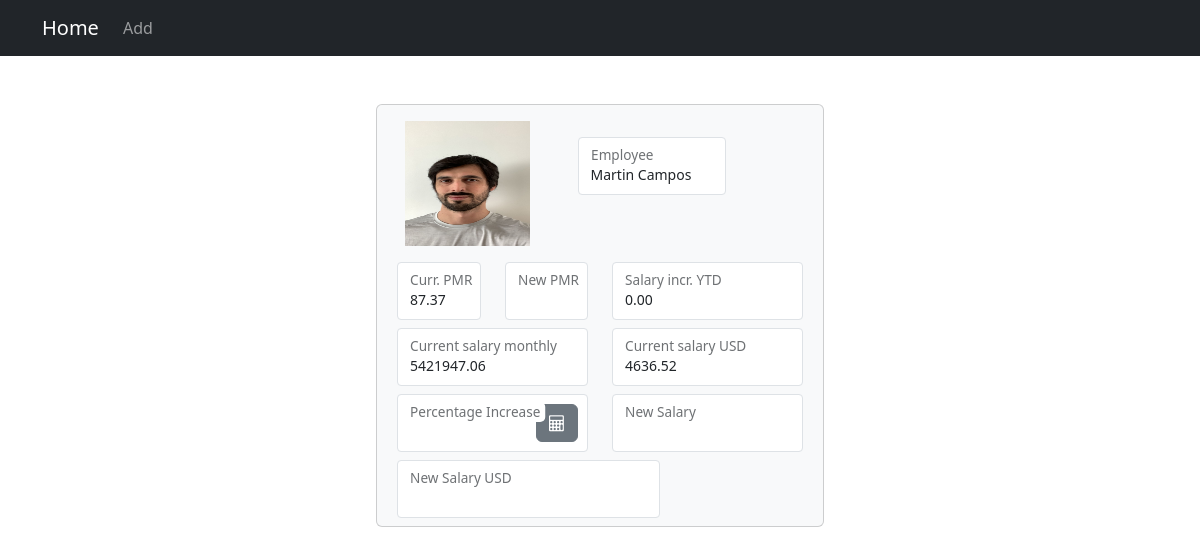
/employee/17/increase, run on the app's committed database.
### employees/models.py (models this page shows, shortened)
class Employee(models.Model):
	first_name = models.CharField(max_length=100)
	last_name = models.CharField(max_length=100)
	designation = models.CharField(max_length=100)
	photo = models.ImageField(upload_to='images', blank=True)
	band = models.CharField(max_length=2)
	pmr = models.DecimalField(max_digits=5, decimal_places=2)
	salary_increase_ytd = models.DecimalField(max_digits=10, decimal_places=2)
	salary_monthly = models.DecimalField(max_digits=10, decimal_places=2)
	salary_usd = models.DecimalField(max_digits=10, decimal_places=2)
	title = models.CharField(max_length=100)

### employees/views.py (the view, shortened to what this page needs)
# urls.py: path('employee/<int:pk>/increase', views.salaryIncrease, name='salaryIncrease'),
def salaryIncrease(request, pk):
	employee = get_object_or_404(Employee, pk=pk)
	if request.method == "GET":
		context = {
			'employee': employee
		}
		return render(request, 'salaryincrease.html', context)

### templates/salaryincrease.html (shortened to what this page needs)
{% extends 'base.html' %}
{% block content %}
<div class="card text-dark bg-light mb-3 mx-auto" style="max-width: 28rem;">
        <form method="POST" action="{% url 'calculateincrease' employee.id %}">
            <div class="row m-3">
                <div class="col-5">
                    <div class="form-floating">
                    {% if employee.photo %}
                    <img  src="{{ employee.photo.url }}" height="125" width="125">
                    {% endif %}
                    </div>
                </div>
                <div class="col-5 mt-3">
                	<div class="form-floating">
                	<input type="text" name="fullname" class="form-control form-control-sm" id="fullname"
                	value="{{ employee.first_name }} {{ employee.last_name }}" readonly>
                	<label for="fullname">Employee</label>
                	</div>
                </div>
            </div>
            <div class="row m-2">
            <div class="col-sm-3">
                <div class="form-floating">
                <input type="number" name="pmr" class="form-control form-control-sm" id="pmr" value="{{ employee.pmr }}" step="0.01" readonly>
                <label for="pmr">Curr. PMR</label>
            </div>
            </div>
            <div class="col-sm-3">
                {% if new_pmr %}
                <div class="form-floating">
                <input type="number" name="new_pmr" class="form-control form-control-sm" id="new_pmr" step="0.01" value="{{ new_pmr }}" readonly>
                <label for="new_pmr">New PMR</label>
                {% else %}
                <div class="form-floating">
                <input type="number" name="new_pmr" class="form-control form-control-sm" id="new_pmr" step="0.01" readonly>
                <label for="new_pmr">New PMR</label>
                {% endif %}
            </div>
            </div>
            <div class="col-sm-6">
                <div class="form-floating">
                <input type="number" name="salary_increase_ytd" class="form-control form-control-sm" id="salary_increase_ytd" value="{{ employee.salary_increase_ytd }}" step="0.01" readonly>
                <label for="salary_increase_ytd">Salary incr. YTD</label>
                </div>
            </div>
            </div>
            <div class="row m-2">
            <div class="col-sm-6">
                <div class="form-floating">
                <input type="number" name="salary_monthly" class="form-control form-control-sm" id="salary_monthly" value="{{ employee.salary_monthly }}" step="0.01" readonly>
                <label for="salary_monthly">Current salary monthly</label>
            </div>
            </div>
            <div class="col-sm-6">
            <div class="form-floating">
                <input type="number" name="salary_usd" class="form-control form-control-sm" id="salary_usd" value="{{ employee.salary_usd}}" step="0.01" readonly>
                <label for="salary_usd">Current salary USD</label>
            </div>
            </div>
        	</div>
            <div class="row m-2">
            <div class="col-sm-6">
            <div class="form-floating">
            {% if percen %}
                <input type="number" name="percentage" class="form-control form-control-sm" id="percentage" step="0.01" value="{{ percen }}" required>
                <label for="percentage">Percentage Increase</label>
                <span style="position: absolute; float: right; bottom: 10px; right: 10px; display:inline-block;">
                        <button type="submit" class="btn btn-secondary"><i class="fa fa-calculator"></i></a>
                </span>
                </div>
                </div>
            {% else %}
                <input type="number" name="percentage" class="form-control form-control-sm" id="percentage" step="0.01" required>
                <label for="percentage">Percentage Increase</label>
                <span style="position: absolute; float: right; bottom: 10px; right: 10px;">
                        <button type="submit" class="btn btn-secondary"><i class="fa fa-calculator"></i></a>
                </span>
                </div>
                </div>
            {% endif %}
            <div class="col-sm-6">
            {% if new_salary %}
            <div class="form-floating">
                <input type="number" name="new_salary" class="form-control form-control-sm" id="new_salary" step="0.01" value="{{ new_salary }}"readonly>
                <label for="new_salary">New Salary</label>
            </div>
            {% else %}
            <div class="form-floating">
                <input type="number" name="new_salary" class="form-control form-control-sm" id="new_salary" step="0.01" readonly>
                <label for="new_salary">New Salary</label>
            </div>
            {% endif %}
            </div>
            </div>
            <div class="row m-2">
            <div class="col-sm-8">
            {% if new_salary_usd %}
            <div class="form-floating">
                <input type="number" name="new_salary_usd" class="form-control form-control-sm" id="new_salary_usd" step="0.01" value="{{ new_salary_usd }}" readonly>
                <label for="new_salary_usd">New Salary USD</label>
            </div>
            {% else %}
            <div class="form-floating">
                <input type="number" name="new_salary_usd" class="form-control form-control-sm" id="new_salary_usd" step="0.01" readonly>
                <label for="new_salary_usd">New Salary USD</label>
            </div>
            {% endif %}
            </div>
            </form>
        </div>
        </div>
{% endblock %}

### employees/static/css/style.css (style rules this page uses)
input[type='text'] { box-sizing: border-box; }
input[type='number'] { box-sizing: border-box; }

### data on the page
Employee: photo (picture), fullname "Martin Campos", pmr "87.37", salary_increase_ytd "0.00", salary_monthly "5421947.06", salary_usd "4636.52"
